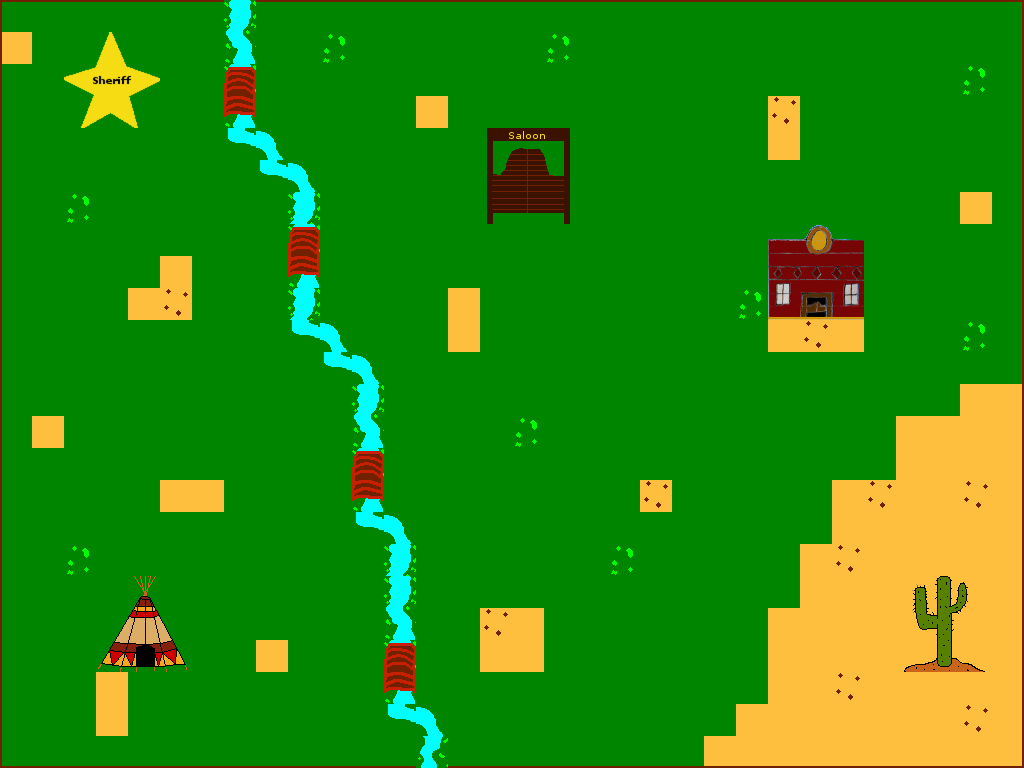

This game map was drawn from its Tiled (.tmx) file and the tilesets committed beside it. A one-line description and the trimmed map source follow:
An orthogonal 32x24 tile map with 32x32 px tiles, 4 tile layers (Collision_Layer, Background, Terrain, Sprite_Layer), 18 tilesets and 9 objects (5x OutZone, 4x InZone).

<map version="1.0" orientation="orthogonal" renderorder="right-down" width="32" height="24" tilewidth="32" tileheight="32" nextobjectid="28">
 <tileset firstgid="1" name="Set_1" tilewidth="32" tileheight="32" tilecount="25">
  <image source="img/Set_01.png" width="160" height="160" />
 </tileset>
 <tileset firstgid="26" name="Set_2" tilewidth="32" tileheight="32" tilecount="25">
  <image source="img/Set_02.png" width="160" height="160" />
 </tileset>
 <tileset firstgid="51" name="vert" tilewidth="32" tileheight="32" tilecount="1">
  <image source="img/vert.png" width="32" height="32" />
 </tileset>
 <tileset firstgid="52" name="sable" tilewidth="32" tileheight="32" tilecount="1">
  <image source="img/sable.png" width="32" height="32" />
 </tileset>
 <tileset firstgid="53" name="sheriff" tilewidth="32" tileheight="32" tilecount="9">
  <image source="img/sheriff.png" width="96" height="96" />
 </tileset>
 <tileset firstgid="62" name="saloon" tilewidth="96" tileheight="96" tilecount="1">
  <image source="img/saloon.png" width="96" height="96" />
 </tileset>
 <tileset firstgid="63" name="indien" tilewidth="32" tileheight="32" tilecount="9">
  <image source="img/indien.png" width="96" height="96" />
 </tileset>
 <tileset firstgid="72" name="cactus" tilewidth="96" tileheight="96" tilecount="1">
  <image source="img/cactus.png" width="96" height="96" />
 </tileset>
 <tileset firstgid="73" name="tilesetBacground2" tilewidth="32" tileheight="32" tilecount="16">
  <image source="img/tilesetBacground2.png" width="128" height="128" />
 </tileset>
 <tileset firstgid="89" name="eauGauche" tilewidth="32" tileheight="32" tilecount="1">
  <image source="img/eauGauche.png" width="32" height="32" />
 </tileset>
 <tileset firstgid="90" name="eauDroite" tilewidth="32" tileheight="32" tilecount="1">
  <image source="img/eauDroite.png" width="32" height="32" />
 </tileset>
 <tileset firstgid="91" name="eauTourne" tilewidth="32" tileheight="32" tilecount="1">
  <image source="img/eauTourne.png" width="32" height="32" />
 </tileset>
 <tileset firstgid="92" name="buisson" tilewidth="32" tileheight="32" tilecount="1">
  <image source="img/buisson.png" width="32" height="32" />
 </tileset>
 <tileset firstgid="93" name="roche" tilewidth="32" tileheight="32" tilecount="1">
  <image source="img/roche.png" width="32" height="32" />
 </tileset>
 <tileset firstgid="94" name="pont" tilewidth="32" tileheight="32" tilecount="16">
  <image source="img/pont.png" width="128" height="128" />
 </tileset>
 <tileset firstgid="110" name="sableFrontiere" tilewidth="32" tileheight="32" tilecount="16">
  <image source="img/sableFrontiere.png" width="128" height="128" />
 </tileset>
 <tileset firstgid="126" name="gazonFrontiere" tilewidth="32" tileheight="32" tilecount="16">
  <image source="img/gazonFrontiere.png" width="128" height="128" />
 </tileset>
 <tileset firstgid="142" name="icone_maison" tilewidth="32" tileheight="32" tilecount="9">
  <image source="img/icone_maison.png" width="102" height="96" />
 </tileset>
 <layer name="Collision_Layer" width="32" height="24">
  <data>[768 cells, 128 non-empty, 1 distinct tile ids]</data>
 </layer>
 <layer name="Background" width="32" height="24">
  <data>[768 cells, 768 non-empty, 15 distinct tile ids]</data>
 </layer>
 <layer name="Terrain" width="32" height="24">
  <data>[768 cells, 130 non-empty, 44 distinct tile ids]</data>
 </layer>
 <layer name="Sprite_Layer" width="32" height="24">
  <data>[768 cells, 0 non-empty, 0 distinct tile ids]</data>
 </layer>
 <objectgroup name="outZoneLayer">
  <object id="4" name="OutZone" x="93.3333" y="62.6667" width="34.6667" height="33.3333">
   <properties>
    <property name="InZone" value="StartPointSheriff" />
    <property name="LevelZone" value="LevelSheriff" />
   </properties>
  </object>
  <object id="11" name="OutZone" x="512" y="221" width="37.5" height="37.1667">
   <properties>
    <property name="InZone" value="StartPointSaloon" />
    <property name="LevelZone" value="LevelSaloon" />
   </properties>
  </object>
  <object id="12" name="OutZone" x="800" y="292" width="32" height="26">
   <properties>
    <property name="InZone" value="StartPointHome" />
    <property name="LevelZone" value="LevelHome" />
   </properties>
  </object>
  <object id="21" name="OutZone" x="130" y="634" width="30" height="40">
   <properties>
    <property name="InZone" value="StartPoint" />
    <property name="LevelZone" value="LevelIndian" />
   </properties>
  </object>
  <object id="24" name="OutZone" x="917.667" y="657.667" width="44.6663" height="48.6667">
   <properties>
    <property name="InZone" value="StartPointDesert" />
    <property name="LevelZone" value="LevelDesert" />
   </properties>
  </object>
 </objectgroup>
 <objectgroup name="inZoneLayer">
  <object id="14" name="InZone" x="800" y="415" width="32" height="32">
   <properties>
    <property name="StartPoint" value="StartPointWorld" />
   </properties>
  </object>
  <object id="19" name="InZone" x="832" y="651" width="50" height="50">
   <properties>
    <property name="StartPoint" value="OutLevelDesert" />
   </properties>
  </object>
  <object id="26" name="InZone" x="185.667" y="621.667" width="50" height="50">
   <properties>
    <property name="StartPoint" value="OutLevelIndian" />
   </properties>
  </object>
  <object id="27" name="InZone" x="96" y="192" width="32" height="32">
   <properties>
    <property name="StartPoint" value="OutLevelSheriff" />
   </properties>
  </object>
 </objectgroup>
 <objectgroup name="enemyLayer" />
 <objectgroup name="itemLayer" />
</map>
